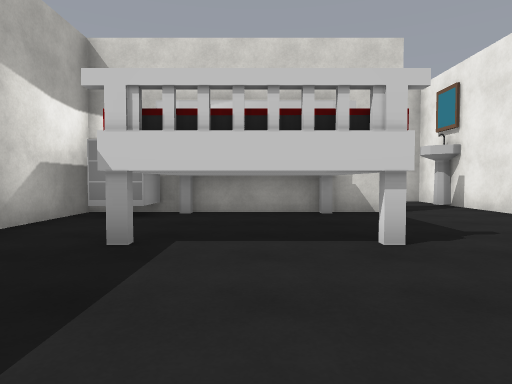
[1] (above)

23 first-person views from a walk through a scene from a Unity 3-D project. The camera is 1.2 m above the floor, tilts 2° down and sees 75° across. The floor is counted in squares, 2 m on a side. Each view is taken from the middle of a square. On the plan, view 1 faces up. The plan holds only what a view shows up to about 10 squares ahead; the rest is blank. The player character is not drawn. Some surface patterns are stand-ins.

[2]
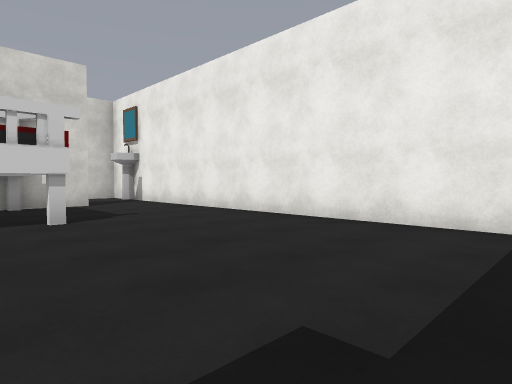

[3]
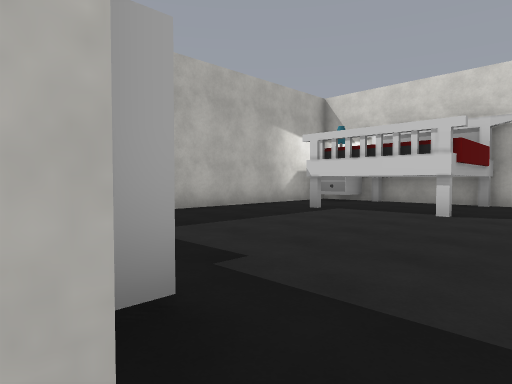

[4]
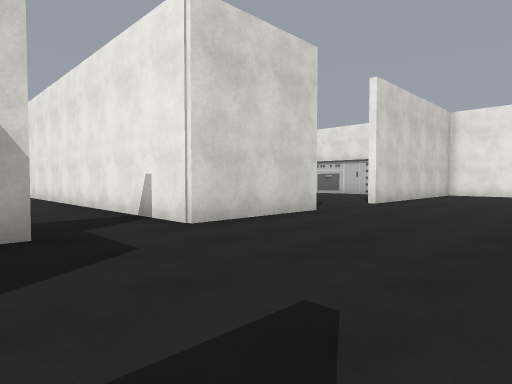

[5]
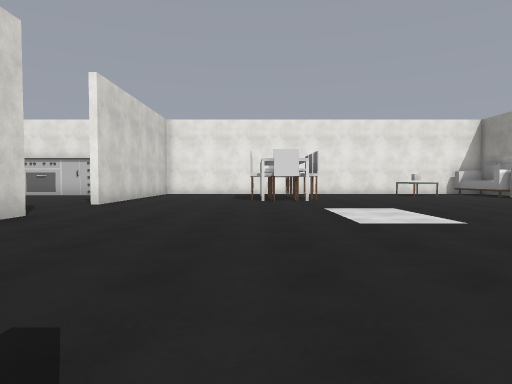

[6]
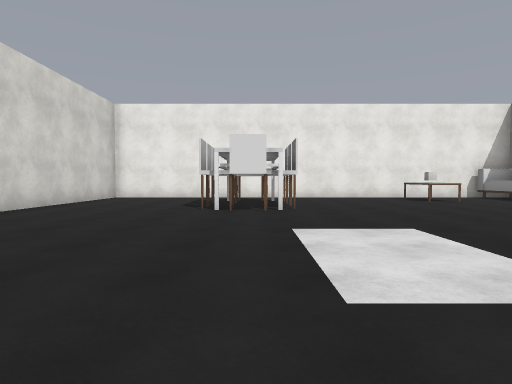

[7]
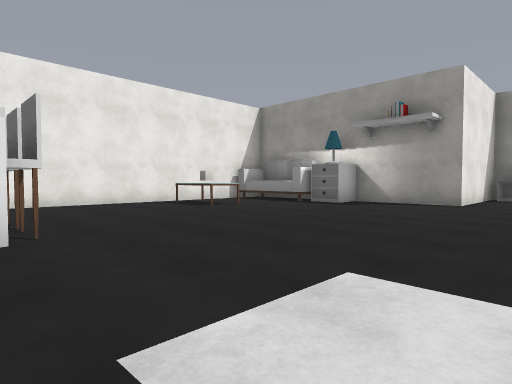

[8]
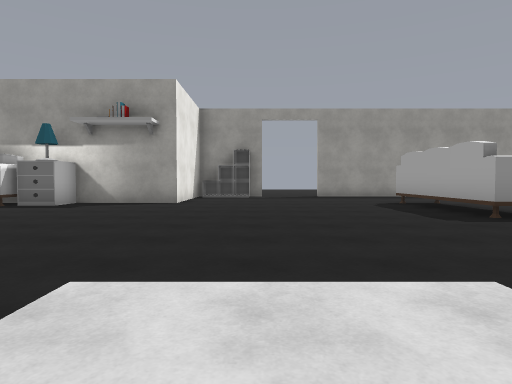

[9]
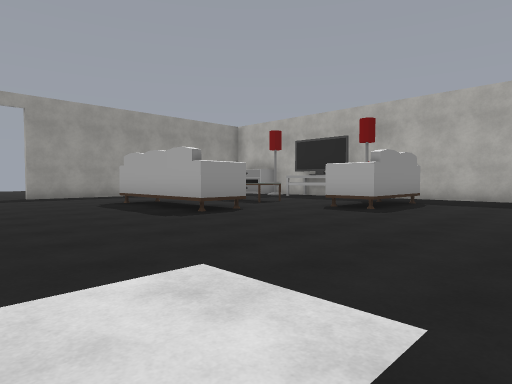

[10]
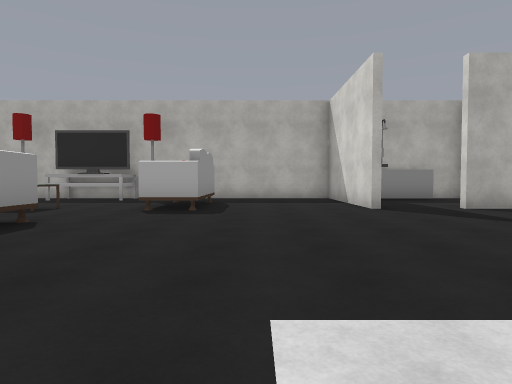

[11]
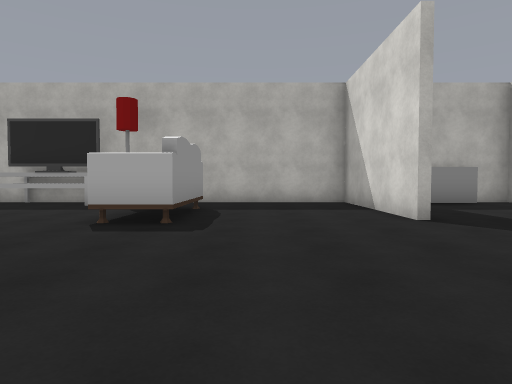

[12]
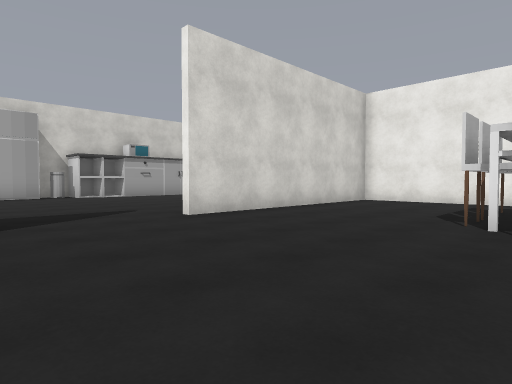

[13]
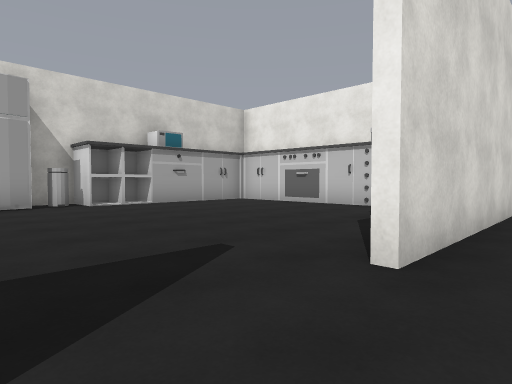

[14]
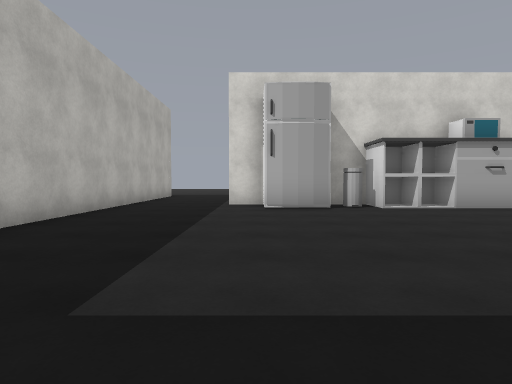

[15]
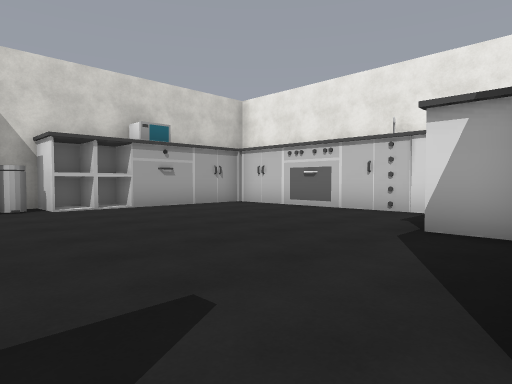

[16]
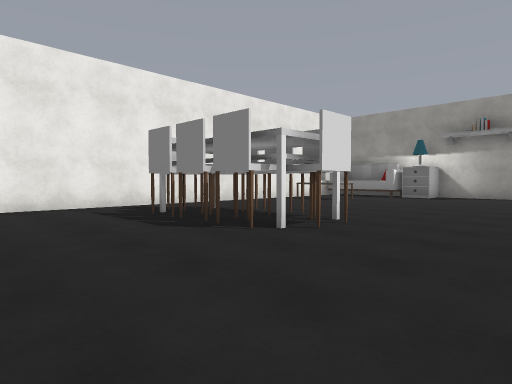

[17]
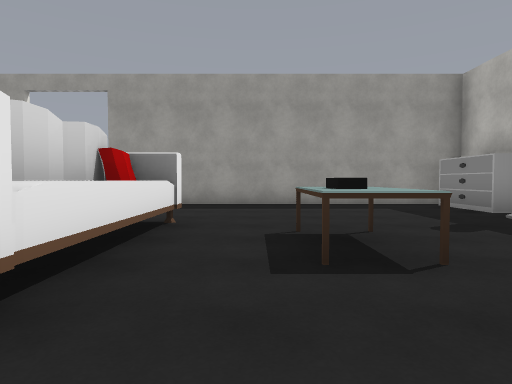

[18]
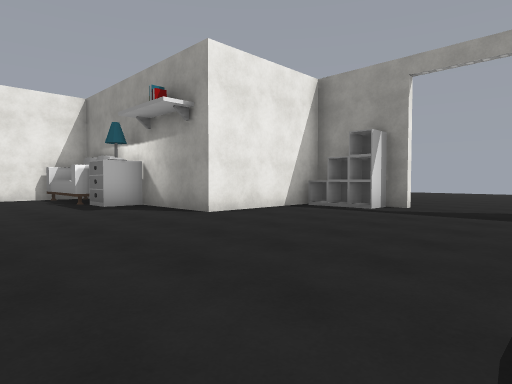

[19]
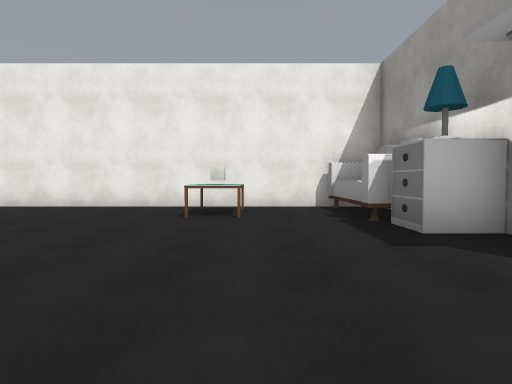

[20]
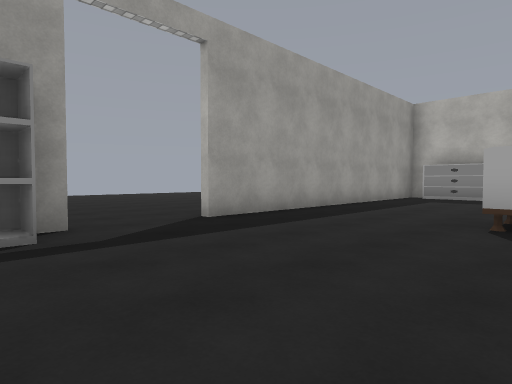

[21]
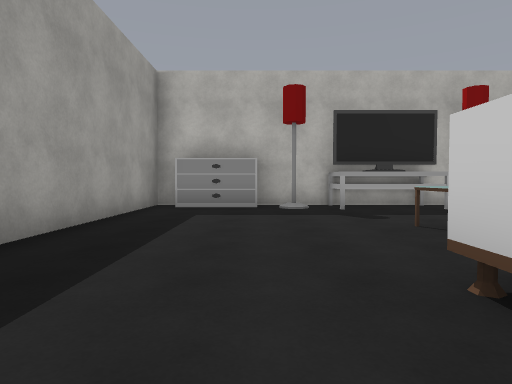

[22]
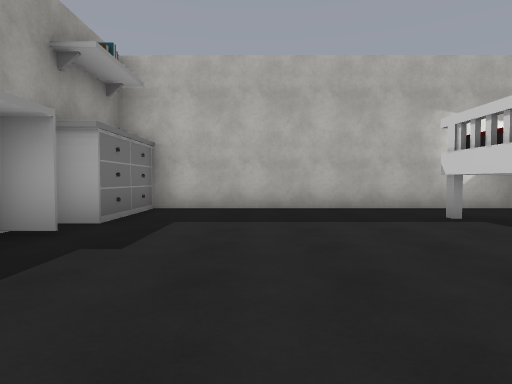

[23]
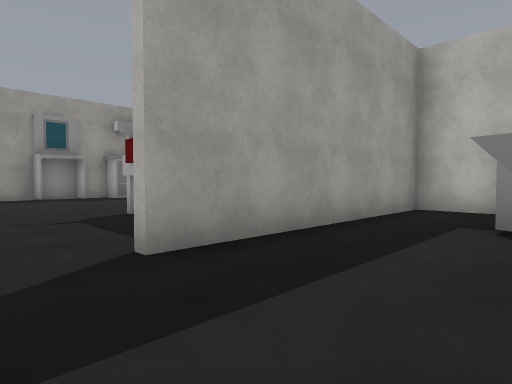

### Floor plan
Key: @ floor where view 1 was taken; # wall or solid block; . floor; S sink; R drawers; M mirror; C chair; T table; F sofa; L lamp; I fridge; B bin; E toilet; O other object.
Columns run from 3 left of view 1 to 17 right of it. Each row starts with its distance up from view 1.
 10        ##
  9 OOOO.E..#
  8 #......S#
  7 #.......#..
  6 #RO#O#..#..
  5 #.O.O...#..# B#####S
  4 #.O.O...#...I.....##
  3 #.OOO...#..........#
  2 #.......#..........#
  1 #.......#..........#
  0 #..@....#..........#
 -1 #.......#..........O
 -2 #OO.....#........OOO
 -3 ####M#..###...#######
 -4 #.   ...............#
 -5  O..#...............#
 -6  O..................#
 -7  OO#...........CCC#.#
 -8 #..............C##C.#
 -9 #..............CCC..#
-10 #...................#
-11 #...................#
-12 #.FFF...............#
-13 #L................TT#
-14 #O....OO............#
-15 OO..T..O............#
-16 #O..T.OO........RRFF#
-17 #L.....O.....######
-18 #............#
-19 R............#
-20 #########..OO#
-21         ....
-22         ....
-23        .....
-24        .....
-25        ....
-26         ..

Positions as (right, up) in squares from view 1, and headings:
1: (0, 0), facing up
2: (0, -2), facing up-right
3: (3, -3), facing up-left
4: (2, -7), facing up-right
5: (2, -7), facing right
6: (5, -8), facing right
7: (8, -8), facing down-right
8: (8, -8), facing down
9: (8, -8), facing down-left
10: (8, -10), facing left
11: (6, -10), facing left
12: (7, -8), facing up-right
13: (8, -4), facing up-right
14: (8, -3), facing up
15: (9, -3), facing up-right
16: (9, -4), facing down-right
17: (2, -12), facing down
18: (5, -13), facing down-right
19: (9, -14), facing right
20: (9, -16), facing down-left
21: (5, -18), facing left
22: (4, 0), facing left
23: (4, 9), facing down-left
